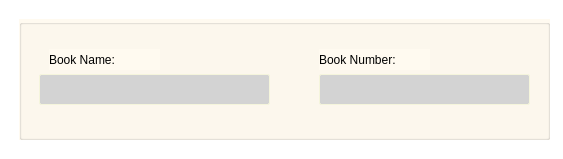
<?xml version="1.0" encoding="UTF-8"?>
<ui version="4.0">
 <class>bookmaker</class>
 <widget class="QDialog" name="bookmaker">
  <property name="geometry">
   <rect>
    <x>0</x>
    <y>0</y>
    <width>563</width>
    <height>159</height>
   </rect>
  </property>
  <property name="windowTitle">
   <string>Admin</string>
  </property>
  <property name="styleSheet">
   <string notr="true">background-color: rgb(255, 255, 255);</string>
  </property>
  <widget class="QGroupBox" name="groupBox">
   <property name="geometry">
    <rect>
     <x>19</x>
     <y>19</y>
     <width>531</width>
     <height>121</height>
    </rect>
   </property>
   <property name="styleSheet">
    <string notr="true">background-color:floralwhite;
color: rgb(0, 0, 0);
font: 11pt &quot;Arial&quot;;</string>
   </property>
   <property name="title">
    <string/>
   </property>
   <widget class="QLineEdit" name="name">
    <property name="geometry">
     <rect>
      <x>20</x>
      <y>55</y>
      <width>231</width>
      <height>31</height>
     </rect>
    </property>
    <property name="styleSheet">
     <string notr="true">border: 1px solid beige;
background-color:lightgrey;
color:black;
border-radius:2px;
border-collapse:collapse;
font: italic 10pt &quot;Arial&quot;;</string>
    </property>
   </widget>
   <widget class="QLabel" name="label_2">
    <property name="geometry">
     <rect>
      <x>300</x>
      <y>30</y>
      <width>111</width>
      <height>21</height>
     </rect>
    </property>
    <property name="text">
     <string>Book Number:</string>
    </property>
   </widget>
   <widget class="QLineEdit" name="number">
    <property name="geometry">
     <rect>
      <x>300</x>
      <y>55</y>
      <width>211</width>
      <height>31</height>
     </rect>
    </property>
    <property name="styleSheet">
     <string notr="true">border: 1px solid beige;
background-color:lightgrey;
color:black;
border-radius:2px;
border-collapse:collapse;
font: italic 10pt &quot;Arial&quot;;</string>
    </property>
   </widget>
   <widget class="QLabel" name="label">
    <property name="geometry">
     <rect>
      <x>30</x>
      <y>30</y>
      <width>111</width>
      <height>21</height>
     </rect>
    </property>
    <property name="text">
     <string>Book Name:</string>
    </property>
   </widget>
  </widget>
 </widget>
 <resources/>
 <connections/>
</ui>
